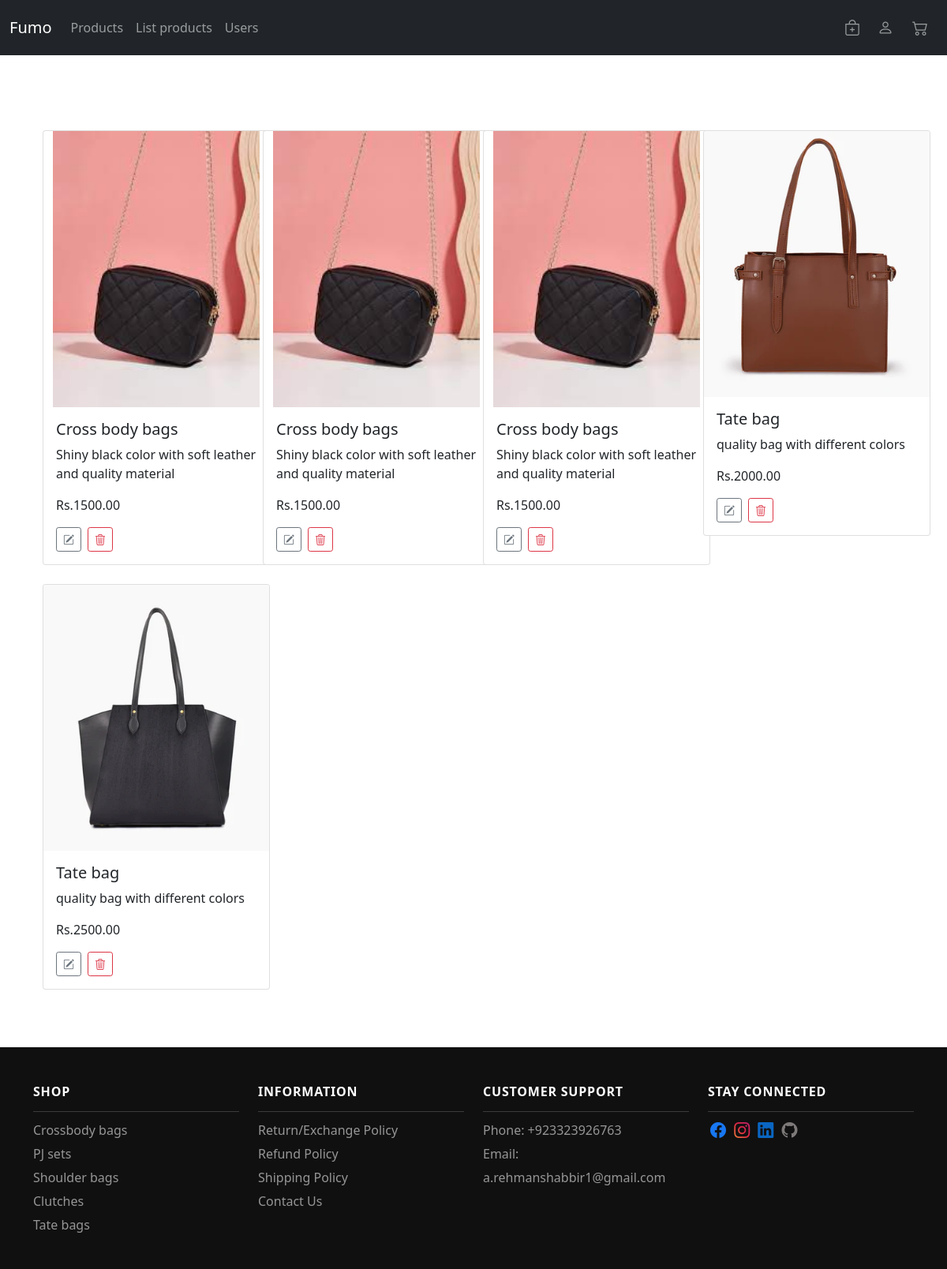
/admin/products (signed in), run on an earlier commit of the app's database.
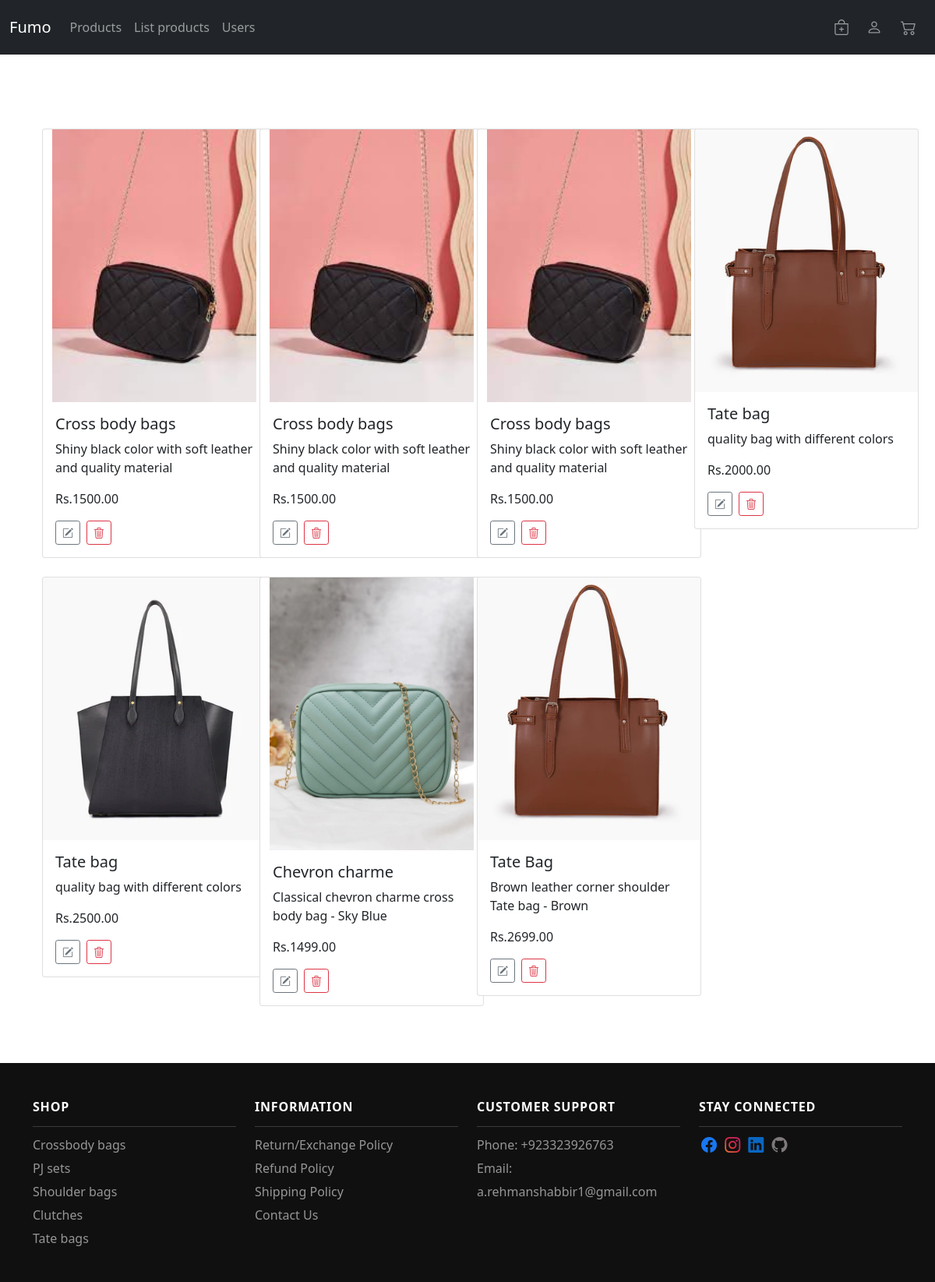
And on a later commit of the database.
### tables this page shows
CREATE TABLE product (
    id INTEGER PRIMARY KEY AUTOINCREMENT,
    name TEXT,
    description TEXT,
    price INTEGER NOT NULL,
    categoryid INTEGER, imageurl text,
    FOREIGN KEY(categoryid) REFERENCES category(id)
);

### app.py (the view)
@app.route("/admin/products", methods = ["GET", "POST"])
@login_required
def products():
        db = get_db()
        products_data = db.execute("SELECT * FROM product").fetchall()
        product_list = []
        for data in products_data:
            product_id = data['id']
            product_name = data['name']
            product_description = data['description']
            product_price = data['price']
            product_category = data['categoryid']
            product_image = data['imageurl']
            product_list.append({
                'id': product_id,
                'name': product_name,
                'description': product_description,
                'price': product_price,
                'category': product_category,
                'image': product_image
            })
        return render_template("products.html", product_list=product_list)

### app.py (called while the page is built)
@app.after_request
def after_request(response):
    response.headers["Cache-Control"] = "no-cache, no-store, must-revalidate"
    response.headers["Expires"] = 0
    response.headers["Pragma"] = "no-cache"
    return response

### helpers.py (called while the page is built)
def get_db():
    if 'db' not in g:
        g.db = sqlite3.connect(
            current_app.config['DATABASE'],
            detect_types=sqlite3.PARSE_DECLTYPES
        )
        g.db.row_factory = sqlite3.Row
    return g.db

def login_required(f):
    @wraps(f)
    def decorated_function(*args, **kwargs):
        if session.get("user_id") is None:
            return redirect(url_for("login"))
        return f(*args, **kwargs)
    return decorated_function

### templates/products.html (shortened to what this page needs)
{% extends "layout.html" %}
{% block main %}
<div class="row row-cols-1 row-cols-md-4 g-4">
  {% for product in product_list %}
  <div class="col-lg-3">
    <div class="card addproduct_form" style="width: 18rem;">
      <img src="{{ url_for('static', filename=product.image) }}"
        style="max-height: 350px; max-width: 100%; object-fit: contain;" class="card-img-top" alt="incorrect url">
      <div class="card-body">
        <h5 class="card-title">{{ product.name }}</h5>
        <p class="card-text">{{ product.description }}</p>
        <p class="card-text">Rs.{{ product.price }}.00</p>
        <div class="row">
          <div class="col d-flex flex-row">
            <a href="{{ url_for('edit_product', id=product.id)}}" class="btn btn-outline-secondary btn-sm me-2">
              <i class="bi bi-pencil-square"></i>
            </a>
            <form action="/delete_products" method="POST">
              <button class="btn btn-outline-danger btn-sm" type="submit" id="product_id">
                <i class="bi bi-trash3"></i>
              </button>
            </form>
          </div>
        </div>
      </div>
    </div>
  </div>
  {% endfor %}
  {% endblock %}

### templates/layout.html (shortened to what this page needs)
<!DOCTYPE html>
<html lang="en">
<head>
  <link rel="stylesheet" href="/static/style.css">
  <link href="https://cdn.jsdelivr.net/npm/bootstrap@5.0.2/dist/css/bootstrap.min.css" rel="stylesheet"
>
  <link rel="stylesheet" href="https://cdn.jsdelivr.net/npm/bootstrap-icons@1.11.2/font/bootstrap-icons.css">
</head>
<body>
  <header>
    <nav class="navbar navbar-expand-lg navbar-dark bg-dark">
      <div class="container-fluid">
        <a class="navbar-brand" href="/">Fumo</a>
        <div class="collapse navbar-collapse" id="navbarSupportedContent">
          <ul class="navbar-nav me-auto mb-2 mb-lg-0">
            {% if session['user_type'] == 'admin' %}
              <li class="nav-item">
                <a class="nav-link" href="/products">Products</a>
              </li>
              <li class="nav-item">
                <a class="nav-link" href="/add_products">List products</a>
              </li>
              <li class="nav-item">
                <a class="nav-link" href="/users">Users</a>
              </li>
            {% endif %}
          </ul>
          <div class="dropdown">
            <a class="nav-link nav-icon" href="#" id="navbarDropdown" role="button" data-bs-toggle="dropdown"
              aria-expanded="false">
              <i class="bi bi-bag-plus"></i>
            </a>
          </div>
          <a class="nav-icon" href="/login">
            <i class="bi bi-person"></i>
          </a>
          <a class="nav-icon" href="cart.html">
            <i class="bi bi-cart2"></i>
          </a>
        </div>
      </div>
    </nav>
  </header>
  <main class="container py-5 text-center">
    <div class="container">
      {% block main %}{% endblock %}
    </div>
  </main>
  <footer>
    <div class="container">
      <div class="row">
        <div class="col-lg-3 col-sm-6">
          <div class="single-box">
            <h3>SHOP</h3>
            <ul>
              <li><a href="#"><span>Crossbody bags</span></a></li>
              <li><a href="#"><span>PJ sets</span></a></li>
              <li><a href="#"><span>Shoulder bags</span></a></li>
              <li><a href="#"><span>Clutches</span></a></li>
              <li><a href="#"><span>Tate bags</span></a></li>
            </ul>
          </div>
        </div>
        <div class="col-lg-3 col-sm-6">
          <div class="single-box">
            <h3>INFORMATION</h3>
            <ul>
              <li><a href="#"><span>Return/Exchange Policy</span></a></li>
              <li><a href="#"><span>Refund Policy</span></a></li>
              <li><a href="#"><span>Shipping Policy</span></a></li>
              <li><a href="#"><span>Contact Us</span></a></li>
            </ul>
          </div>
        </div>
        <div class="col-lg-3 col-sm-6">
          <div class="single-box">
            <h3>CUSTOMER SUPPORT</h3>
            <ul>
              <li><a href="#"><span>Phone: +923323926763</span></a></li>
              <li><a href="#"><span>Email: a.rehmanshabbir1@gmail.com</span></a></li>
            </ul>
          </div>
        </div>
        <div class="col-lg-3 col-sm-6">
          <div class="single-box">
            <h3 class="social-tittle foot-tittle">
              <span>STAY CONNECTED</span>
            </h3>
            <a href="https://web.facebook.com/abdul.rehman.shabbir12">
              <i class="bi bi-facebook"></i>
            </a>
            <a href="https://www.instagram.com/ia.rehmanshabbir/?next=%2F">
              <i class="bi bi-instagram"></i>
            </a>
            <a
              href="https://www.linkedin.com/in/abdul-rehman-shabbir-b76a55219?lipi=urn%3Ali%3Apage%3Ad_flagship3_profile_view_base_contact_details%3Bca%2FjtcEPTnCVhurWymIx%2Fw%3D%3D">
              <i class="bi bi-linkedin"></i>
            </a>
            <a href="https://github.com/abdul894" title="github">
              <i class="bi bi-github"></i>
            </a>
          </div>
        </div>
      </div>
    </div>
  </footer>
</body>
</html>

### static/style.css (style rules this page uses)
html { height: 100%; }
body { margin: 0; font-family: "Arial", "sans-serif"; height: 100%; display: flex; flex-direction: column; }
footer { background: #101010; margin-top: auto; }
.container { padding: 47px 0 25px; }
.nav-icon { text-decoration: none; color: rgba(255, 255, 255, .55); font-size: 20px; padding: 12px; transition: color .15s ease-in-out,background-color .15s ease-in-out,border-color .15s ease-in-out; }
.nav-link.nav-icon { text-decoration: none; color: rgba(255, 255, 255, .55); font-size: 20px; padding: 10px; transition: color .15s ease-in-out,background-color .15s ease-in-out,border-color .15s ease-in-out; }
.single-box h3 { letter-spacing: .05em; font-size: 16px; font-weight: 700; color: #fff; text-transform: uppercase; padding-bottom: 15px; border-bottom: 1px solid #3b3b3b; }
.single-box ul { list-style: none; padding: 0; }
.single-box ul li a { text-decoration: none; color: #969696; line-height: 30px; font-weight: 100; }
.bi-linkedin { color: #0A66C2; padding: 3px; font-size: 20px; }
.bi-facebook { color: #1877f2; padding: 3px; font-size: 20px; }
.bi-instagram { background: #f09433; background: -moz-linear-gradient(45deg, #f09433 0%, #e6683c 25%, #dc2743 50%, #cc2366 75%, #bc1888 100%); background: -webkit-linear-gradient(45deg, #f09433 0%,#e6683c 25%,#dc2743 50%,#cc2366 75%,#bc1888 100%); background: linear-gradient(45deg, #f09433 0%,#e6683c 25%,#dc2743 50%,#cc2366 75%,#bc1888 100%); filter: progid:DXImageTransform.Microsoft.gradient( startColorstr='#f09433', endColorstr='#bc1888',GradientType=1 ); -webkit-background-clip: text; background-clip: text; color: transparent; padding: 3px; font-size: 20px; }
.bi-github { color: #7e7979; padding: 3px; font-size: 20px; }
.single-box a { text-decoration: none; }
.addproduct_form { text-align: left; }

What changed in the data, as far as the page shows it:
added product: imageurl (picture), name "Chevron charme", description "Classical chevron charme cross body bag - Sky Blue", price "1499"
added product: imageurl (picture), name "Tate Bag", description "Brown leather corner shoulder Tate bag - Brown", price "2699"
